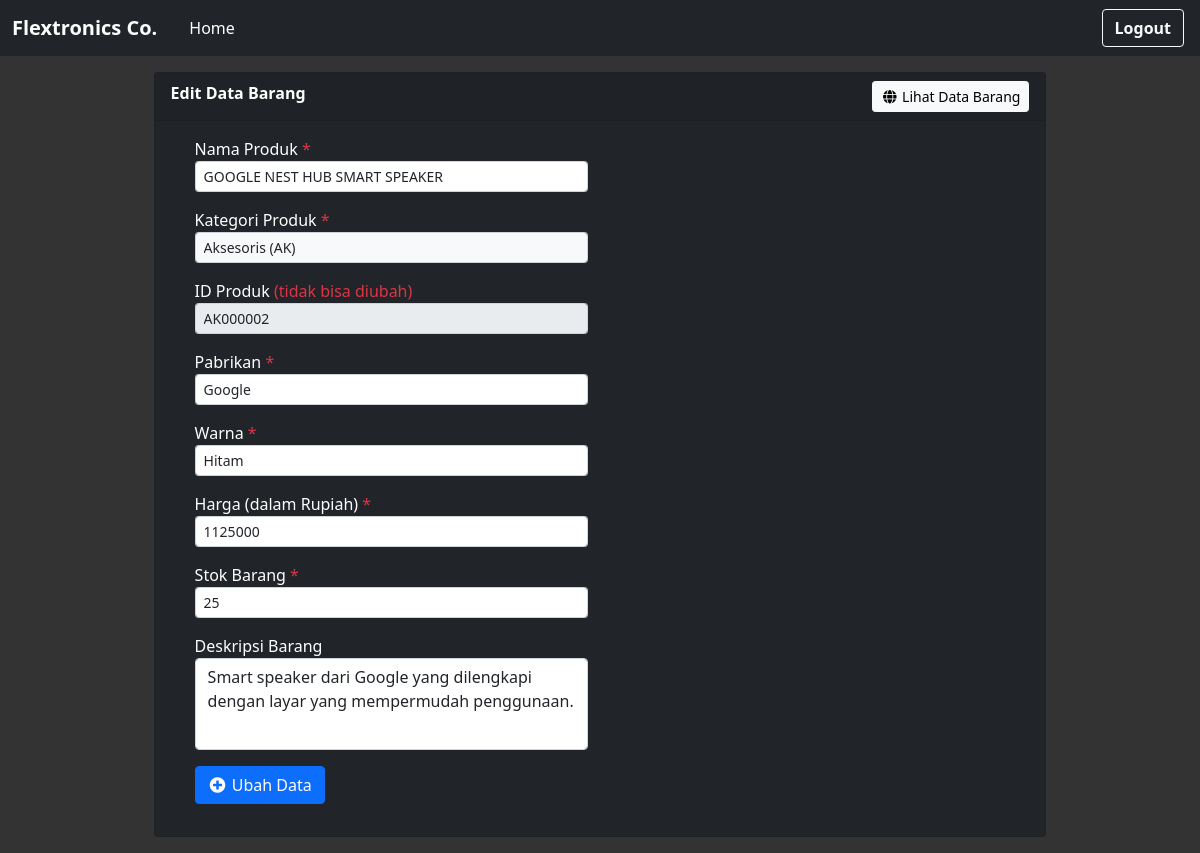
Page /edit.php?id=AK000002 on the committed database.
### tables this page shows
CREATE TABLE `_products` (
  `idx` int(11) NOT NULL,
  `id` varchar(8) NOT NULL,
  `kategori` int(11) NOT NULL,
  `tgl_input` datetime NOT NULL,
  `nama` varchar(255) NOT NULL,
  `manufaktur` varchar(200) NOT NULL,
  `warna` varchar(100) NOT NULL,
  `deskripsi` varchar(255) DEFAULT NULL
);

CREATE TABLE `_prices` (
  `product_id` varchar(8) NOT NULL,
  `price` int(11) NOT NULL
);

CREATE TABLE `_stock` (
  `product_id` varchar(8) NOT NULL,
  `amount` int(8) NOT NULL
);

### edit.php (the view, shortened to what this page needs)
<html>
<head>
    <link href="assets/css/bootstrap.min.css" rel="stylesheet">
    <link rel="stylesheet" href="https://use.fontawesome.com/releases/v5.6.3/css/all.css">
</head>
<body>
    <nav class="navbar navbar-expand-lg navbar-dark bg-dark">
        <div class="container-fluid justify-content-start">
            <div class="navbar-brand">
                <strong>Flextronics Co.</strong>
            </div>
            <ul class="nav justify-content-start">
                <li class="nav-item">
                    <a href="index.php" class="nav-link text-white">Home</a>
                </li>
            </ul>
        </div>
        <a href="logout.php" class="btn btn-outline-light fw-bold me-3" onclick="return confirm('Apa Anda yakin ingin keluar aplikasi?');">Logout</a>
    </nav>
    <div class="container pt-3">
        <div class="card text-white bg-dark mb-3 mx-auto" style="width: 80%;">
            <div class="card-header">
                <b>Edit Data Barang</b>
                <a href="view.php" class="float-end btn btn-light btn-sm"><i class="fa fa-fw fa-globe"></i> Lihat Data Barang</a>
            </div>
            <div class="card-body">
                <div class="row">
                    <div class="col-sm-6">
                        <div class="ms-4">
                            <?php
                            include 'connect.php';
                            $id = $_GET['id'];
                            $data = mysqli_query($conn, "SELECT idx, id, kategori, tgl_input, nama, manufaktur, warna, price, amount, deskripsi FROM _products pro
                                INNER JOIN _prices pri ON pro.id = pri.product_id
                                INNER JOIN _stock sto ON pro.id = sto.product_id
                                WHERE id = '$id'");
                            while ($row = mysqli_fetch_array($data)) {
                            ?>
                                <form method="POST" action="update.php" class="form-inline">
                                    <div class="mb-3">
                                        <label>Nama Produk <span class="text-danger">*</span></label>
                                        <input type="text" name="nama" id="nama" class="form-control form-control-sm" value="<?php echo $row['nama']; ?>" maxlength="255" placeholder="Masukkan nama produk..." required>
                                    </div>
                                    <div class="mb-3">
                                        <label>Kategori Produk <span class="text-danger">*</span></label>
                                        <select class="form-control form-control-sm text-dark bg-light" id="kategori" name="kategori" required="">
                                            <option value="1" <?php if (isset($row['kategori']) && $row['kategori'] == 1) echo "selected"; ?>>Aksesoris (AK)</option>
                                        </select>
                                    </div>
                                    <div class="mb-3">
                                        <label>ID Produk <span class="text-danger">(tidak bisa diubah)</span></label>
                                        <input type="text" name="id" id="id" class="form-control form-control-sm" value="<?php echo $row['id']; ?>" maxlength="8" placeholder="((2 prefiks kategori) + nomor produk)..." readonly="readonly" required>
                                    </div>
                                    <div class="mb-3">
                                        <label>Pabrikan <span class="text-danger">*</span></label>
                                        <input type="text" name="manufaktur" id="manufaktur" class="form-control form-control-sm" value="<?php echo $row['manufaktur'] ?>" maxlength="200" placeholder="Masukkan pabrikan produk..." required>
                                    </div>
                                    <div class="mb-3">
                                        <label>Warna <span class="text-danger">*</span></label>
                                        <input type="text" name="warna" id="warna" class="form-control form-control-sm" value="<?php echo $row['warna']; ?>" maxlength="100" placeholder="Masukkan warna produk..." required>
                                    </div>
                                    <div class="mb-3">
                                        <label>Harga (dalam Rupiah) <span class="text-danger">*</span></label>
                                        <input type="number" name="price" id="price" class="form-control form-control-sm" value="<?php echo $row['price']; ?>" maxlength="11" placeholder="Masukkan harga produk..." required>
                                    </div>
                                    <div class="mb-3">
                                        <label>Stok Barang <span class="text-danger">*</span></label>
                                        <input type="number" name="amount" id="amount" class="form-control form-control-sm" value="<?php echo $row['amount']; ?>" maxlength="8" placeholder="Masukkan jumlah stok produk..." required>
                                    </div>
                                    <div class="mb-3">
                                        <label>Deskripsi Barang</label>
                                        <textarea name="deskripsi" id="deskripsi" class="form-control" maxlength="255" style="resize: none; height : 69pt" required><?php echo $row['deskripsi']; ?></textarea>
                                    </div>
                                    <div class="col-sm-5">
                                        <div class="mb-2">
                                            <button type="submit" class="btn btn-primary"><i class="fa fa-fw fa-plus-circle"></i> Ubah Data</button>
                                        </div>
                                    </div>
                                </form>
                        </div>
                    <?php
                            }
                    ?>
                    </div>
                </div>
            </div>
        </div>
    </div>
</body>
</html>

### edit.php (style rules this page uses)
body { background-color: #333333; color: white; }
input[type=number] { -moz-appearance: textfield; }

### rows in the picture
_products: nama "GOOGLE NEST HUB SMART SPEAKER", kategori "Aksesoris (AK)", id "AK000002", manufaktur "Google", warna "Hitam", price "1125000", amount "25", deskripsi "Smart speaker dari Google yang dilengkapi dengan layar yang mempermudah penggunaan."
